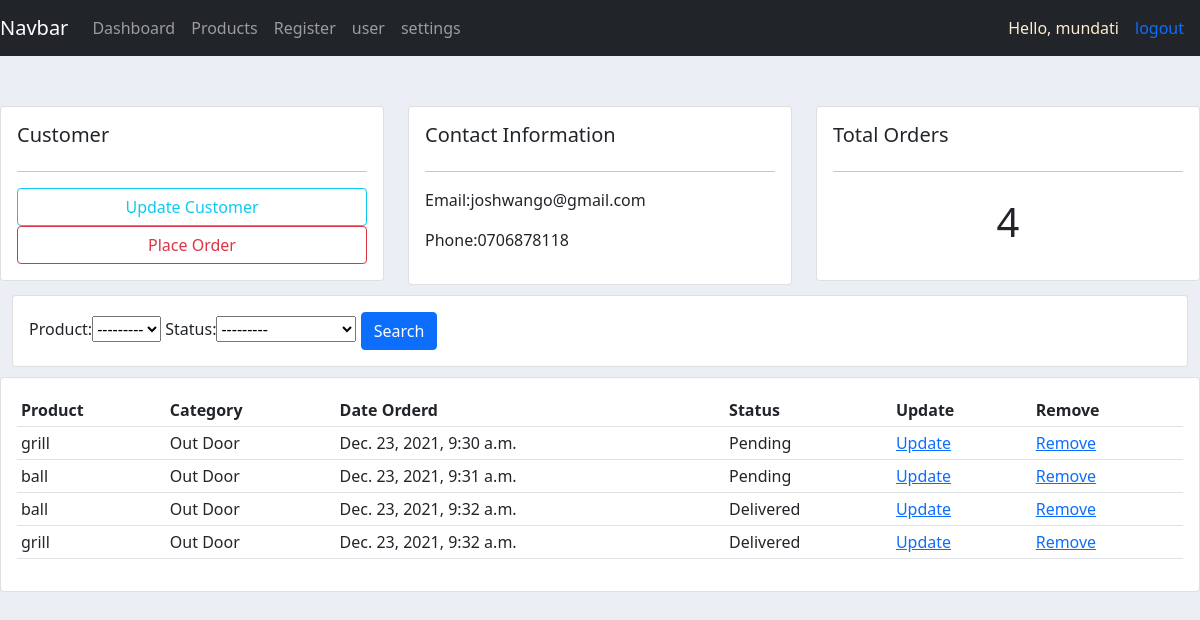
The page /customer/2/ (signed in) on the database its author committed.
### accounts/models.py (models this page shows, shortened)
class Customer(models.Model):
    user = models.OneToOneField(User, null=True, on_delete=models.CASCADE)
    name = models.CharField(max_length=200, null=True)
    phone = models.CharField(max_length=200, null=True)
    email = models.CharField(max_length=200, null=True)
    date_created = models.DateTimeField(auto_now_add=True, null=True)
    image = models.ImageField(null=True,blank=True)

class Order(models.Model):
    STATUS = (
    		('Pending', 'Pending'),
    		('Out for delivery', 'Out for delivery'),
    		('Delivered', 'Delivered'),
    		)
    customer = models.ForeignKey(Customer, null=True, on_delete=models.SET_NULL)
    product = models.ForeignKey(Product, null=True, on_delete=models.SET_NULL)
    date_created = models.DateTimeField(auto_now_add=True, null=True)
    status = models.CharField(max_length=200, null=True, choices=STATUS)

class Product(models.Model):
    CATEGORY = (('Indoor', 'Indoor'),('Out Door', 'Out Door'),)
    name = models.CharField(max_length=200, null=True)
    price = models.FloatField(null=True)
    category = models.CharField(max_length=200, null=True, choices=CATEGORY)
    description = models.CharField(max_length=200, null=True)
    date_created = models.DateTimeField(auto_now_add=True, null=True)
    tag = models.ManyToManyField(Tag)
    def __str__(self):
        return self.name

### accounts/decorators.py (the view)
	def wrapper_function(request, *args, **kwargs):
		group = None
		if request.user.groups.exists():
			group = request.user.groups.all()[0].name
		if group == 'customer':
			return redirect("userpage")
		if group == 'admin':
			return view_func(request, *args, **kwargs)

### accounts/views.py (called while the page is built)
@admin_only
@login_required(login_url='login')
def customer(request,pk):
    customer = Customer.objects.get(id=pk)
    orders = customer.order_set.all()
    order_count = orders.count()
    myfilter = OrderFilter(request.GET, queryset=orders)
    orders = myfilter.qs
    context = {'customer': customer, 'orders': orders, 'order_count':order_count, 'myfilter':myfilter}
    return render(request, 'accounts/customers.html', context)

### accounts/templates/accounts/customers.html
{% extends "accounts/base.html" %}
{% block content %}
<div class='row' style="margin-top: 50px;">
    <div class='col-md'>
        <div class='card card-body'>
            <h5>Customer</h5>
            <hr>
            <a class='btn btn-outline-info btn-sm-btn-block' href=''>Update Customer</a>
            <a class='btn btn-outline-danger btn-sm-btn-block' href="{% url 'create_order' customer.id %}">Place Order</a>
        </div>
    </div>
    <div class='col-md'>
        <div class='card card-body'>
            <h5>Contact Information</h5>
            <hr>
            <p>Email:{{customer.email}}</p>
            <p>Phone:{{customer.phone}}</p>
        </div>
    </div>
    <div class='col-md'>
        <div class='card card-body'>
            <h5>Total Orders</h5>
            <hr>
            <h1 style="text-align: center; padding: 10px;">{{order_count}}</h1>
        </div>
    </div>
</div>
<div class="row" style="margin: 10px 0px;">
    <div class="col">
        <div class="card card-body">
            <form method="get">
                {{myfilter.form}}
                <button class="btn btn-primary" type='submit'>Search</button>
            </form>
        </div>
    </div>
</div>
<div class="row">
	<div class="col-md">
		<div class="card card-body">
			<table class="table table-sm">
				<tr>
					<th>Product</th>
					<th>Category</th>
					<th>Date Orderd</th>
					<th>Status</th>
					<th>Update</th>
					<th>Remove</th>
				</tr>
                {% for order in orders %}
                <tr>
                    <td>{{order.product}}</td>
                    <td>{{order.product.category}}</td>
                    <td>{{order.date_created}}</td>
                    <td>{{order.status}}</td>
                    <td><a href="{% url 'update_order' order.id %}">Update</a></td>
                    <td><a href="{% url 'delete_order' order.id %}">Remove</a></td>
                </tr>
                {%endfor%}
			</table>
		</div>
	</div>
</div>
{%endblock%}

### accounts/templates/accounts/navbar.html (shortened to what this page needs)
<nav class="navbar navbar-expand-lg navbar-dark bg-dark">
    <a class="navbar-brand" href="#">Navbar</a>
    <div class="collapse navbar-collapse" id="navbarNav">
      <ul class="navbar-nav">
        <li class="nav-item active">
          <a class="nav-link" href="{% url 'home'%}">Dashboard </a>
        </li>
        <li class="nav-item">
          <a class="nav-link" href="{% url 'products'%}">Products</a>
        </li>
        <li class="nav-item">
          <a class="nav-link" href="{% url 'register'%}">Register</a>
        </li>
        <li class="nav-item">
          <a class="nav-link" href="{% url 'userpage'%}">user</a>
        </li>
        <li class="nav-item">
          <a class="nav-link" href="{% url 'account_settings'%}">settings</a>
        </li>
      </ul>
    </div>
    <span style="color: blanchedalmond;">Hello, {{request.user}}</span>
    <span><a class="nav-link" href="{% url 'logout'%}">logout</a>
    </span>
  </nav>

### accounts/templates/accounts/base.html (style rules this page uses)
body { background-color: #ebeff5; }

### rows shown on the page
Customer: email "joshwango@gmail.com", phone "0706878118"
Order: product "grill", product.category "Out Door", date_created "Dec. 23, 2021, 9:30 a.m.", status "Pending"
Order: product "ball", product.category "Out Door", date_created "Dec. 23, 2021, 9:31 a.m.", status "Pending"
Order: product "ball", product.category "Out Door", date_created "Dec. 23, 2021, 9:32 a.m.", status "Delivered"
Order: product "grill", product.category "Out Door", date_created "Dec. 23, 2021, 9:32 a.m.", status "Delivered"

### other values the page prints
{{ request.user }} "mundati"
{{ order_count }} "4"
